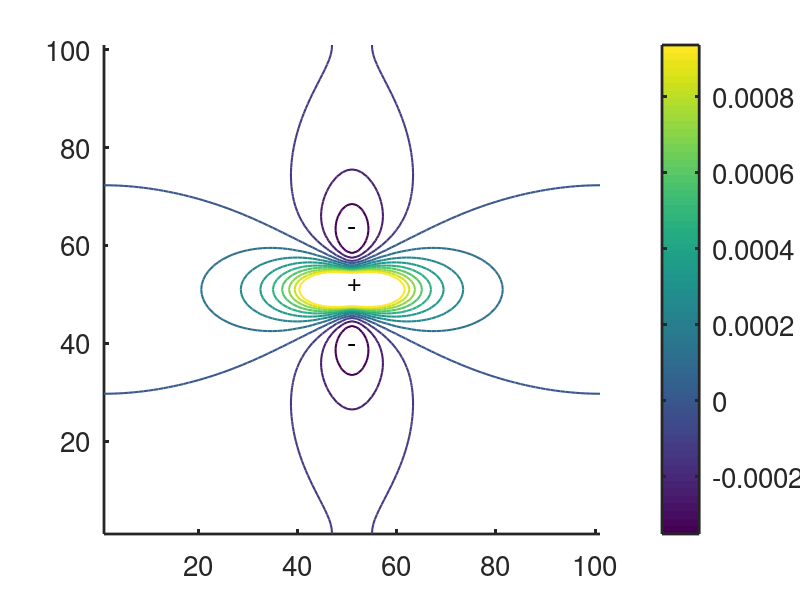
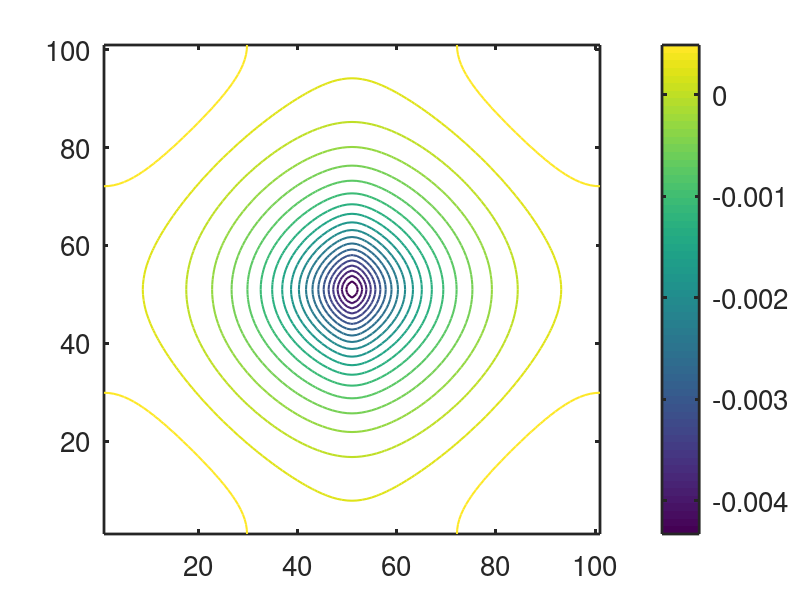
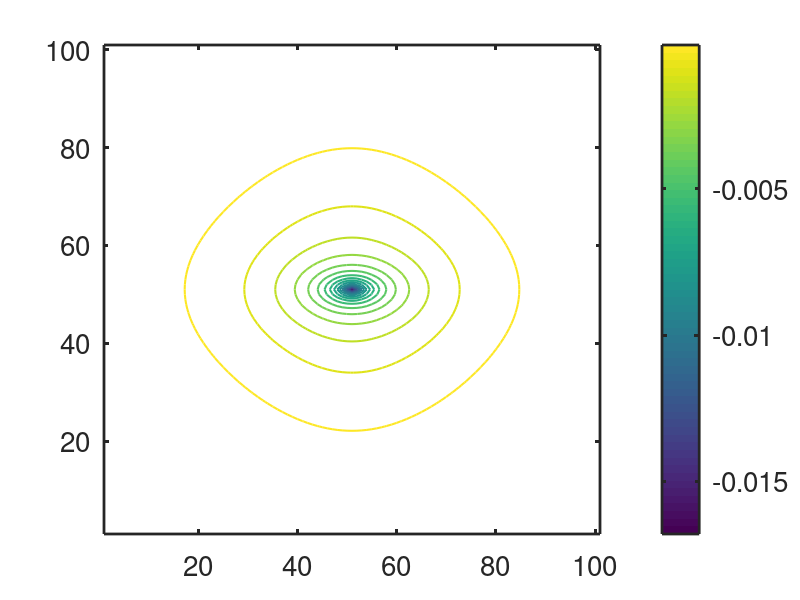

The MATLAB source for these figures, in order:

%  -------------------------------------------------------------------
%
%   Find virtual electrodes in a bidomain model
%
%   For Chapter 12, Section 12.4.3 of
%   Keener and Sneyd, Mathematical Physiology, 3rd Edition, Springer.
%
%   Written by James Keener and James Sneyd.
%
%  -------------------------------------------------------------------


clear all
close all
clc

set(0,                           ...
   'defaultaxesfontsize', 20,   ...
   'defaultaxeslinewidth', 2.0, ...
   'defaultlinelinewidth', 2.0)
N=101; % number of grid points (must be odd)
Nsq = N^2;
dx = 14/N;

%Here are a number of cases to consider
%conductances; anisotropy ratios are unequal
six = 1;
siy = 0.09;
sex = 0.35;
sey = 0.11;


%equal anisotropy
six = .1;
sex = .2;
siy = 1;
sey = 2;

% inverse anisotropy
six = 2;
siy = .2;
sex = .2;
sey = 2;

% nominal values of Roth
six = 2;
siy = .2;
sex = 8;
sey = 2;

%my values
six = 1;
siy = .1;
sex = .35;
sey = 1.33;

%corrected values
six = 1;
siy = .05;
sex = .35;
sey = 1.33;


offdiag1 = [ones(N-2,1);2]; % off-diagonal -1
offdiag2 = [2;ones(N-2,1)]; % off-diagonal +1
for j = 1:N-1
    offdiag1 = [offdiag1;0;ones(N-2,1);2];
    offdiag2 = [offdiag2;0;2;ones(N-2,1)];
end
spoffdiag1 = [offdiag1;0];
spoffdiag2 = [0;offdiag2];

offdiag3 = [ones(N*(N-2),1);2*ones(N,1)];
spoffdiag3 = offdiag3;
offdiag4 = [2*ones(N,1);ones(N*(N-2),1)];
spoffdiag4 = [zeros(N,1);offdiag4];


A = (-2*(six+siy)*spdiags(ones(Nsq,1),0,Nsq,Nsq)+six*spdiags(spoffdiag2,1,Nsq,Nsq) ...
    + six*spdiags(spoffdiag1,-1,Nsq,Nsq) + siy*spdiags(spoffdiag3,-N,Nsq,Nsq) ...
+siy*spdiags(spoffdiag4,N,Nsq,Nsq))/dx^2;

B = (-2*(sex+sey)*spdiags(ones(Nsq,1),0,Nsq,Nsq)+sex*spdiags(spoffdiag2,1,Nsq,Nsq) ...
    + sex*spdiags(spoffdiag1,-1,Nsq,Nsq)+ sey*spdiags(spoffdiag3,-N,Nsq,Nsq) ...
    +sey*spdiags(spoffdiag4,N,Nsq,Nsq))/dx^2;

C = spdiags(ones(Nsq,1),0,Nsq,Nsq);

M = [A-C,C;C,B-C];

%AA = (-2*(six+siy)*diag(ones(Nsq,1))+six*diag(offdiag2,1) ...
%    + six*diag(offdiag1,-1) + siy*diag(offdiag3,-N) ...
%+siy*diag(offdiag4,N))/dx^2;

%BB = (-2*(sex+sey)*diag(ones(Nsq,1))+sex*diag(offdiag2,1) ...
%    + sex*diag(offdiag1,-1)+ sey*diag(offdiag3,-N) ...
 %   +sey*diag(offdiag4,N))/dx^2;

%CC = diag(ones(Nsq,1));


Rhs = zeros(2*Nsq,1);
indx = (Nsq+1)/2; %uses an odd number of points
%indx = 1; %in the corner
%Rhs(indx) = 1;
%Rhs(indx+Nsq) = -1;

Rhs(Nsq+1:2*Nsq) = -1/(Nsq-1); % remove current everywhere else
Rhs(indx+Nsq) = 1; % add current at the center

indx1 = Nsq + [1:N];
indx2 = Nsq + (N-1)*N+[1:N];
indx3 = Nsq + [1:N]*N - N + 1;
indx4 = Nsq + [1:N]*N;
cout = 1/(4*N-4);
%Rhs(indx1) = -cout;
%Rhs(indx2) = -cout;
%Rhs(indx3) = -cout;
%Rhs(indx4) = -cout;

% remove current from the boundaries

% change the first row of M
%M(1,:) = [zeros(1,Nsq),ones(1,Nsq)];
%Rhs(1) = 0;

%ans1 = M\Rhs;
%ans1 = gmres(M,Rhs,10,1e-6,[],[],[],ans1);

% use Matlab's conjugate gradient squared method  cgs to solve the equations.
ans1 = cgs(M,Rhs,1e-6,3*N);

phi_i = ans1(1:Nsq);
phi_e = ans1(Nsq+1:2*Nsq);

phi_i = reshape(phi_i,N,N);
phi_e = reshape(phi_e,N,N);
phi = phi_i-phi_e;

figure(1)
    K = 16;
    vmax = max(max(phi));
    vmin = min(min(phi));
    rm = min(abs(vmax),abs(vmin));
    dv = 4*rm/K;
    v = -2*rm +[0:K]*dv;
    contour(phi,v,'linewidth',1.5)
    colorbar
    text(50,52,'+','fontsize',18)
    text(50,63,'-','fontsize',20)
    text(50,39,'-','fontsize',20)
    box off

    % save for external plotting
    %contoursave = contour(phi,v);
    %writematrix(contoursave','contours.dat')

figure(2)
    contour(phi_i,20,'linewidth',1.5);
    colorbar

figure(3)
    contour(phi_e,20,'linewidth',1.5)
    colorbar
